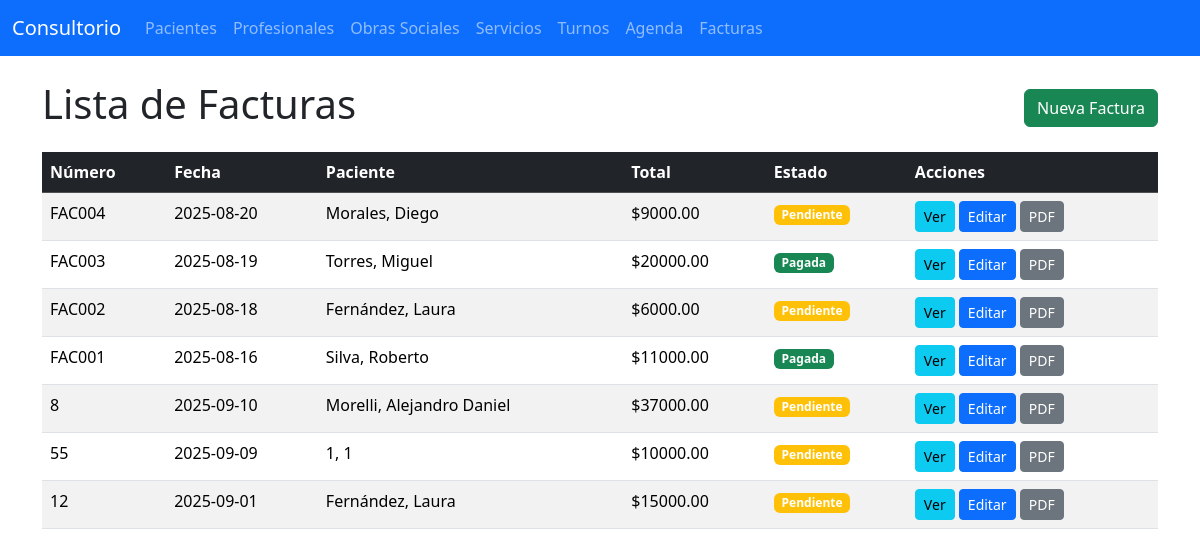
/facturas, run on an earlier commit of the app's database.
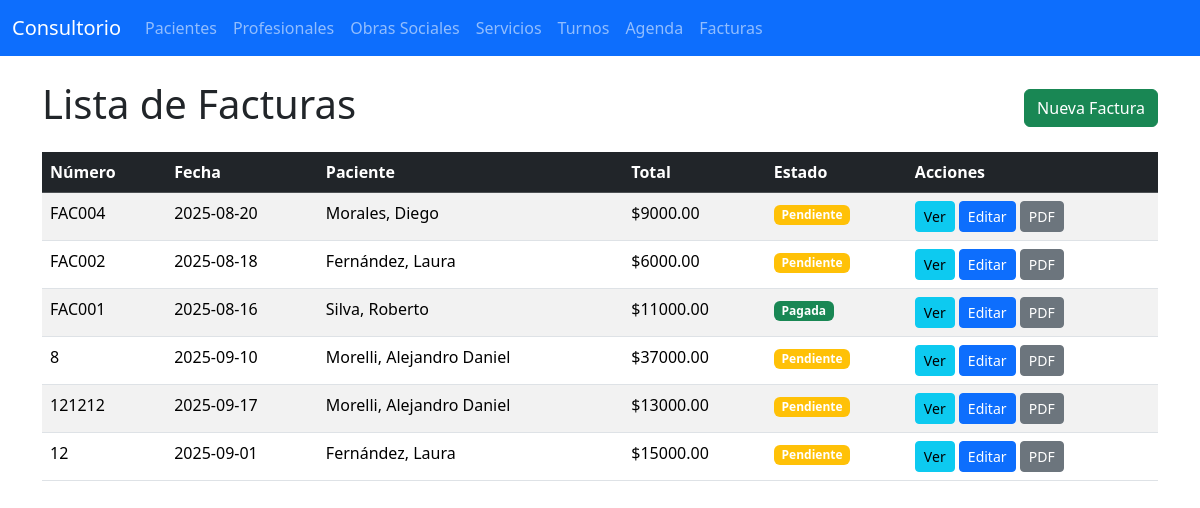
And on a later commit of the database.
### tables this page shows
CREATE TABLE facturas (
                id INTEGER PRIMARY KEY AUTOINCREMENT,
                numero TEXT UNIQUE NOT NULL,
                paciente_id INTEGER NOT NULL,
                obra_social_id INTEGER,
                fecha DATE NOT NULL,
                total REAL NOT NULL,
                estado TEXT DEFAULT 'Pendiente',
                FOREIGN KEY (paciente_id) REFERENCES pacientes (id),
                FOREIGN KEY (obra_social_id) REFERENCES obras_sociales (id)
            );

CREATE TABLE pacientes (
                id INTEGER PRIMARY KEY AUTOINCREMENT,
                nombre TEXT NOT NULL,
                apellido TEXT NOT NULL,
                dni TEXT UNIQUE NOT NULL,
                telefono TEXT,
                email TEXT,
                direccion TEXT,
                fecha_nacimiento DATE,
                obra_social_id INTEGER,
                numero_afiliado TEXT,
                FOREIGN KEY (obra_social_id) REFERENCES obras_sociales (id)
            );

### app.py (the view)
@app.route('/facturas')
def list_facturas():
    conn = get_db_connection()
    facturas = conn.execute("""
        SELECT f.id, f.numero, f.fecha, f.total, f.estado,
               p.nombre as paciente_nombre, p.apellido as paciente_apellido
        FROM facturas f
        JOIN pacientes p ON f.paciente_id = p.id
        ORDER BY f.numero DESC
    """).fetchall()
    conn.close()
    return render_template('facturas/list.html', facturas=facturas)

### app.py (called while the page is built)
def get_db_connection():
    conn = sqlite3.connect(DATABASE)
    conn.row_factory = sqlite3.Row
    return conn

### templates/facturas/list.html (shortened to what this page needs)
{% extends 'layout.html' %}
{% block content %}
    <div class="d-flex justify-content-between align-items-center mb-3">
        <h1>Lista de Facturas</h1>
        <a href="{{ url_for('new_factura') }}" class="btn btn-success">Nueva Factura</a>
    </div>
    <div class="table-responsive">
        <table class="table table-striped table-hover">
            <thead class="table-dark">
                <tr>
                    <th>Número</th>
                    <th>Fecha</th>
                    <th>Paciente</th>
                    <th>Total</th>
                    <th>Estado</th>
                    <th>Acciones</th>
                </tr>
            </thead>
            <tbody>
                {% for factura in facturas %}
                <tr>
                    <td>{{ factura['numero'] }}</td>
                    <td>{{ factura['fecha'] }}</td>
                    <td>{{ factura['paciente_apellido'] }}, {{ factura['paciente_nombre'] }}</td>
                    <td>${{ "%.2f"|format(factura['total']) }}</td>
                    <td>
                        <span class="badge bg-{% if factura['estado'] == 'Pagada' %}success{% elif factura['estado'] == 'Pendiente' %}warning{% else %}secondary{% endif %}">
                            {{ factura['estado'] }}
                        </span>
                    </td>
                    <td>
                        <a href="{{ url_for('view_factura', id=factura['id']) }}" class="btn btn-info btn-sm">Ver</a>
                        <a href="{{ url_for('edit_factura', id=factura['id']) }}" class="btn btn-primary btn-sm">Editar</a>
                        <a href="{{ url_for('generate_factura_pdf', id=factura['id']) }}" class="btn btn-secondary btn-sm" target="_blank">PDF</a>
                    </td>
                </tr>
                {% else %}
                <tr>
                    <td colspan="6" class="text-center">No se encontraron facturas.</td>
                </tr>
                {% endfor %}
            </tbody>
        </table>
    </div>
{% endblock %}

### templates/layout.html (shortened to what this page needs)
<!doctype html>
<html lang="es">
<head>
    <link href="https://cdn.jsdelivr.net/npm/bootstrap@5.3.3/dist/css/bootstrap.min.css" rel="stylesheet">
</head>
<body>
    <nav class="navbar navbar-expand-lg navbar-dark bg-primary">
        <div class="container-fluid">
            <a class="navbar-brand" href="{{ url_for('index') }}">Consultorio</a>
            <div class="collapse navbar-collapse" id="navbarNav">
                <ul class="navbar-nav">
                    <li class="nav-item">
                        <a class="nav-link" href="{{ url_for('list_pacientes') }}">Pacientes</a>
                    </li>
                    <li class="nav-item">
                        <a class="nav-link" href="{{ url_for('list_profesionales') }}">Profesionales</a>
                    </li>
                    <li class="nav-item">
                        <a class="nav-link" href="{{ url_for('list_obras_sociales') }}">Obras Sociales</a>
                    </li>
                    <li class="nav-item">
                        <a class="nav-link" href="{{ url_for('list_servicios') }}">Servicios</a>
                    </li>
                    <li class="nav-item">
                        <a class="nav-link" href="{{ url_for('list_turnos') }}">Turnos</a>
                    </li>
                    <li class="nav-item">
                        <a class="nav-link" href="{{ url_for('agenda') }}">Agenda</a>
                    </li>
                    <li class="nav-item">
                        <a class="nav-link" href="{{ url_for('list_facturas') }}">Facturas</a>
                    </li>
                </ul>
            </div>
        </div>
    </nav>
    <main class="container mt-4">
        {% block content %}{% endblock %}
    </main>
</body>
</html>

What changed in the data, as far as the page shows it:
no longer on this page (row unchanged): facturas: numero "FAC003", fecha "2025-08-19", paciente_apellido "Torres", paciente_nombre "Miguel", total "20000.00", estado "Pagada"
no longer on this page (row unchanged): facturas: numero "55", fecha "2025-09-09", paciente_apellido "1", paciente_nombre "1", total "10000.00", estado "Pendiente"
added facturas: numero "121212", fecha "2025-09-17", paciente_apellido "Morelli", paciente_nombre "Alejandro Daniel", total "13000.00", estado "Pendiente"
